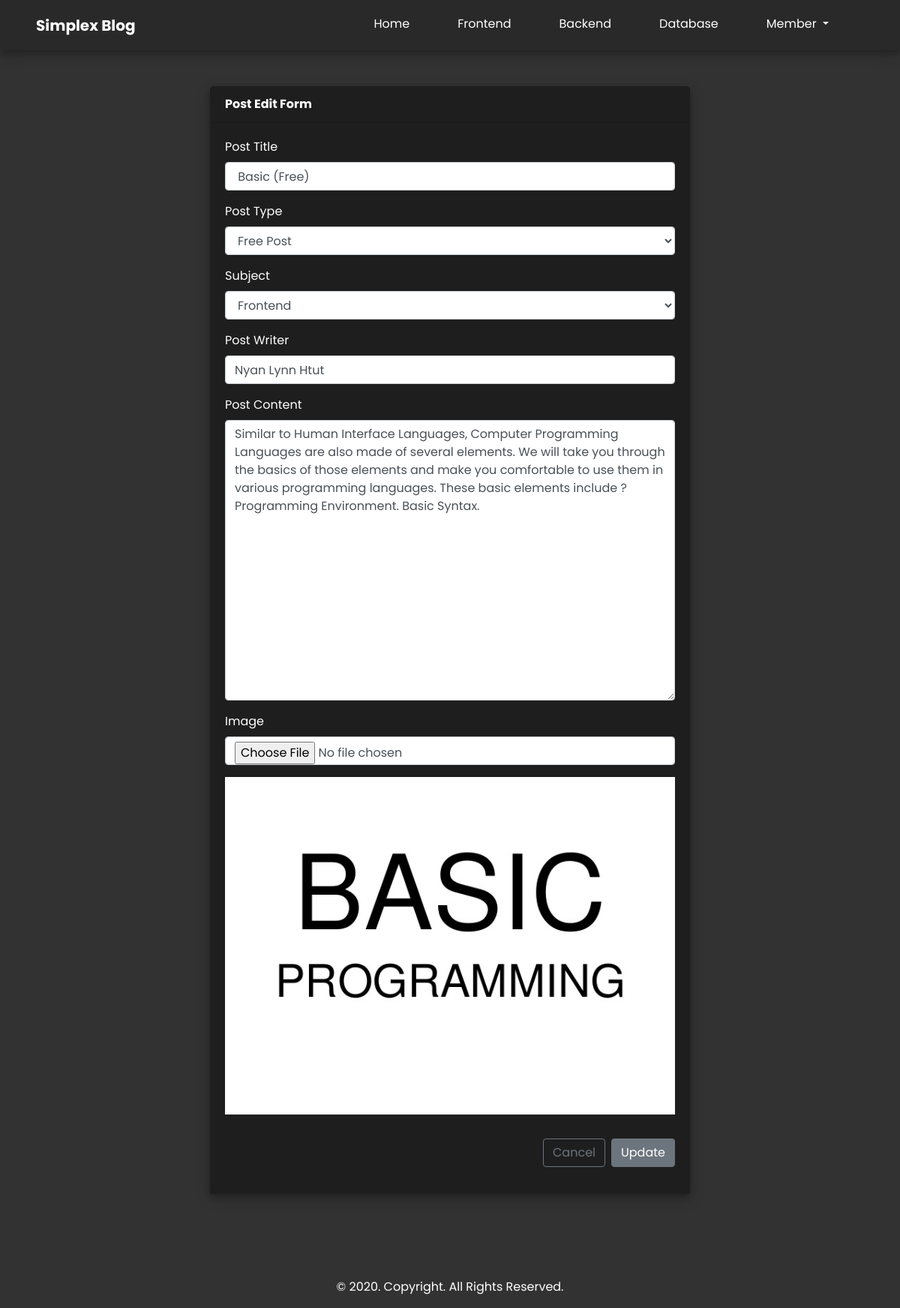
/simple_blog/postedit.php?pid=1, run on the app's committed database.
### tables this page shows
CREATE TABLE `post` (
  `id` int(11) NOT NULL,
  `title` varchar(225) NOT NULL,
  `type` tinyint(4) NOT NULL DEFAULT '1',
  `subject` int(2) NOT NULL DEFAULT '1',
  `writer` varchar(225) NOT NULL,
  `content` text NOT NULL,
  `imglink` varchar(225) NOT NULL,
  `created_at` datetime NOT NULL
);

### simple_blog/sysgem/postgenerator.php (called while the page is built, shortened)
<?php
function getSinglePost($pid){
	$db = dbConnect();
	$qry = "SELECT * FROM post WHERE id=$pid";
	$result = mysqli_query($db,$qry);
	return $result;
}
function getAllSubject(){
	$db = dbConnect();
	$qry = "SELECT * FROM subject";
	$result = mysqli_query($db,$qry);
	return $result;
}
?>

### simple_blog/postedit.php (the view, shortened to what this page needs)
<?php
include_once("views/header.php");
if (isset($_GET["pid"])) {
	$pid = $_GET["pid"];
	$result = getSinglePost($pid);
	$posts=[];
	foreach ($result as $item) {
		$posts["title"]=$item["title"];
		$posts["type"]=$item["type"];
		$posts["writer"]=$item["writer"];
		$posts["content"]=$item["content"];
		$posts["imglink"]=$item["imglink"];
	}
}
?>
<div class="container my-5 d-flex justify-content-center">
	<div class="card mb-5" style="width: 40rem;">
		<div class="card-header font-weight-bold bg-dark text-white">
		Post Edit Form
		</div>
		<div class="card-body bg-dark">
			<form method="POST" action="postedit.php?pid=<?php echo $_GET["pid"];?>" enctype="multipart/form-data" >
	            <div class="form-group">
					<label class="text-white" for="postitle">Post Title</label>
					<input type="text" class="form-control" id="postitle" name="postitle" value= "<?php echo $posts["title"]; ?>">
				</div>
				<div class="form-group">
					<label class="text-white" for="postype">Post Type</label>
					<select class="form-control" id="postype" name="postype" value= "<?php echo $posts["type"]; ?>">
						<option value="1">Free Post</option>
					</select>
				</div>
				<div class="form-group">
					<label class="text-white" for="subject">Subject</label>
					<select class="form-control" id="subject" name="subject">
						<?php
							$subjects = getAllSubject();
							foreach ($subjects as $subject) {
								echo "<option value='".$subject["id"]."'>".$subject["name"]."</option>";
							}
						?>
					</select>
				</div>
				<div class="form-group">
					<label class="text-white" for="postwriter">Post Writer</label>
					<input type="text" class="form-control" id="postwriter" name="postwriter" value= "<?php echo $posts["writer"]; ?>">
				</div>
				<div class="form-group">
					<label class="text-white" for="postcontent">Post Content</label>
					<textarea type="text" class="form-control" id="postcontent" name="postcontent" rows='15' ><?php echo $posts["content"]; ?></textarea>
				</div>
				<div class="form-group">
					<label class="text-white">Image</label>
					<input type="file" id="file" name="file" class="form-control bg-white" >
				</div>
				<img src="assets/uploads/<?php echo $posts["imglink"];?> " class=img-fluid>
	            <div class="row no-gutters justify-content-end mt-3">
	            	<button class="btn btn-outline-secondary mr-2 mt-3">Cancel</button>
					<button class="btn btn-secondary mt-3" type="submit" name = "submit">Update</button>
	            </div>
	        </form>
		</div>
	</div>
</div>
<?php include_once("views/footer.php");
include_once("views/base.php");
?>

### simple_blog/assets/css/custom.css (style rules this page uses)
* { font-family: 'Poppins', sans-serif; }
.bg-dark { background-color: #1E1E1E !important; }
.bg-light-dark { background-color: #323232 !important; }
.card { box-shadow: 0 4px 8px 0 rgba(0, 0, 0, 0.2), 0 6px 20px 0 rgba(0, 0, 0, 0.19); border: 0px !important; }
.card-header, .card-text, .card-footer, .card-title { color: white; }

### data on the page
post: postitle "Basic (Free)", postype "Free Post", postwriter "Nyan Lynn Htut", postcontent "Similar to Human Interface Languages, Computer Programming Languages are also made of several elements. We will take you through the basics of those elements and make you comfortable to use them in various programming languages. These basic elements include ? Programming Environment. Basic Syntax.", imglink (picture)

### other printed values
form field subject "Frontend"
